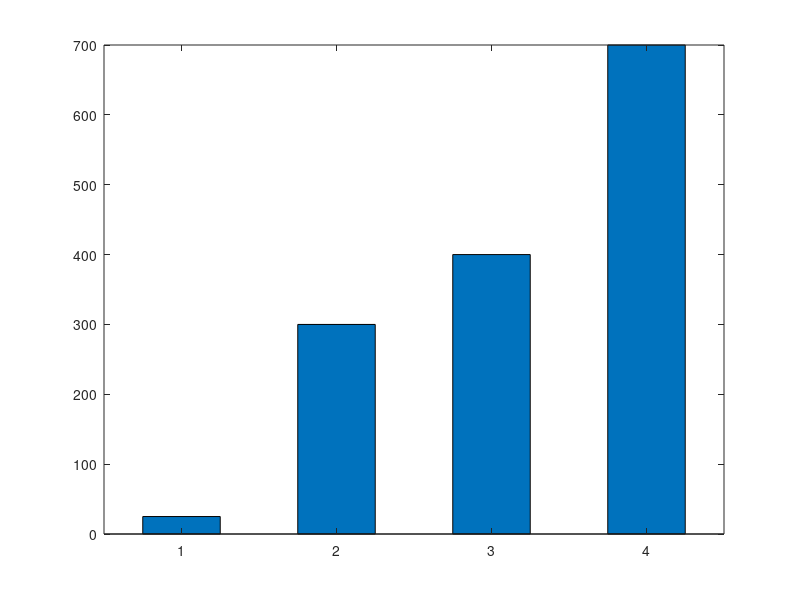

Reproduce this figure in MATLAB. (Note: this script raises an error after producing the figure.)
clc;
clear all;
close all;
k = 25;% Fixed number of channels per cell

N_list = [3 4 7];% Cluster sizes 
M = 4;  % Number of reuse clusters

users_without_reuse = k;  % Only 1 cell, no reuse

users_with_reuse_list = zeros(size(N_list));
S_list = zeros(size(N_list));

for i = 1:length(N_list)
    N = N_list(i);
    S = k * N;                 % Total channels in system (per cluster)
    total_cells = M * N;
    users_with_reuse_list(i) = total_cells * k; % Total users served
    S_list(i) = S;
end


% Plotting

figure;
bar([users_without_reuse users_with_reuse_list], 0.5);
xticklabels(["Without Reuse", "N=3", "N=4", "N=7"]);
ylabel('Number of Users Served');
title('Effect of Frequency Reuse on User Capacity');
grid on;

% Add text above bars
values = [users_without_reuse users_with_reuse_list];
for i = 1:length(values)
    text(i, values(i) + 50, ['Users: ' num2str(values(i))], ...
        'HorizontalAlignment','center');
end


% Print Table

fprintf(' Frequency Reuse Comparison (Fixed k = %d channels/cell) \n', k);
fprintf('Without Reuse → Users Served = %d\n', users_without_reuse);
for i = 1:length(N_list)
    fprintf('With Reuse (N = %d) → Total Channels = %d, Users Served = %d\n', ...
        N_list(i), S_list(i), users_with_reuse_list(i));
end

